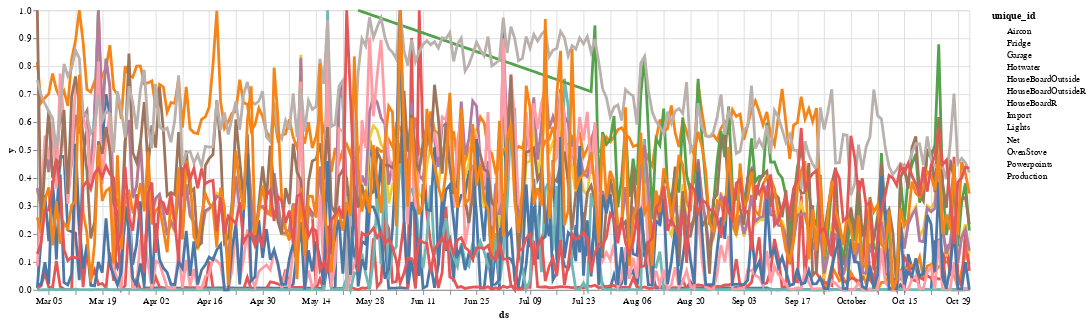

Notebook source saved alongside this figure:
### Code cell
altair_plot(df)

### Figure 1 — Vega-Lite specification as saved in the notebook (floating-point values rounded to 4 significant figures; data arrays with more than 128 entries replaced by an {"elided": "..."} marker saying what was removed)
{"config": {"view": {"continuousWidth": 300, "continuousHeight": 300}}, "layer": [{"mark": {"type": "circle"}, "encoding": {"color": {"field": "unique_id", "type": "nominal"}, "opacity": {"value": 0}, "x": {"field": "ds", "type": "temporal"}, "y": {"field": "y", "type": "quantitative"}}, "name": "view_1"}, {"mark": {"type": "line"}, "encoding": {"color": {"field": "unique_id", "type": "nominal"}, "size": {"condition": {"test": {"not": {"param": "param_1"}}, "value": 1}, "value": 3}, "x": {"field": "ds", "type": "temporal"}, "y": {"field": "y", "type": "quantitative"}}}], "data": {"name": "data-49b8c3b8892d62b0feaac9a083f1bdf9"}, "params": [{"name": "param_1", "select": {"type": "point", "fields": ["unique_id"], "nearest": true, "on": "mouseover"}, "bind": "legend", "views": ["view_1"]}], "width": 1000, "$schema": "https://vega.github.io/schema/vega-lite/v5.15.1.json", "datasets": {"data-49b8c3b8892d62b0feaac9a083f1bdf9": {"elided": "3185 records"}}}
